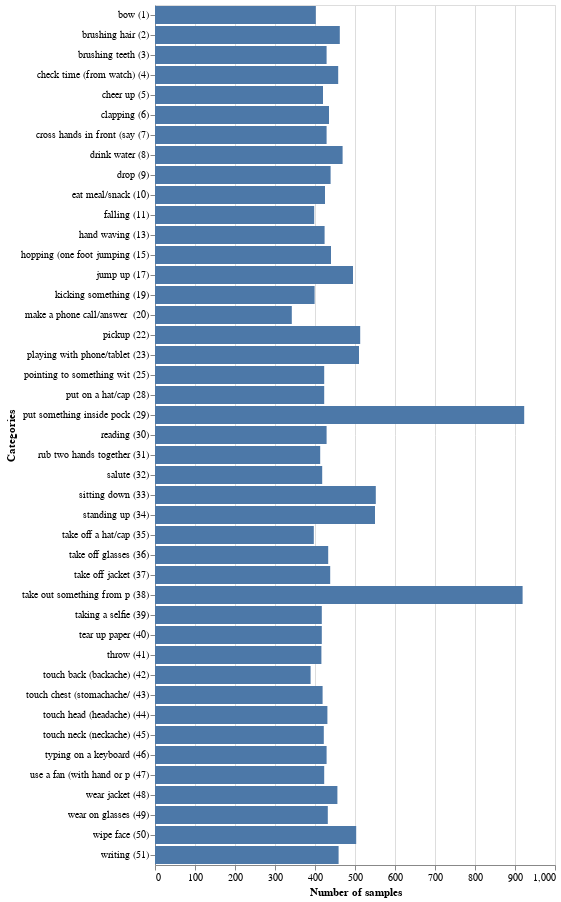

Source (notebook cell):
### Code cell
df = pd.DataFrame({
    'number': [ldf.iloc[k - 1]['Action'][:25] + f' ({k})' for k in opposite_keys], #[str(OPPOSITE_LABELS[int(k)]) for k in  data.keys()],
    'values': list(data.values())
})
alt.Chart(df).mark_bar().encode(
    y=alt.Y(
        'number:O',
        axis=alt.Axis(title='Categories')#, titleFontSize=17, labelFontSize=17)
    ),
    x=alt.X(
        'values:Q',
        axis=alt.Axis(title='Number of samples')#, titleFontSize=17, labelFontSize=17),
    )
)

### Figure 1 — Vega-Lite specification as saved in the notebook (floating-point values rounded to 4 significant figures)
{"config": {"view": {"continuousWidth": 400, "continuousHeight": 300}}, "data": {"name": "data-eaff0f04de71972b5b11c1d0dcf5efcc"}, "mark": "bar", "encoding": {"x": {"type": "quantitative", "axis": {"title": "Number of samples"}, "field": "values"}, "y": {"type": "ordinal", "axis": {"title": "Categories"}, "field": "number"}}, "$schema": "https://vega.github.io/schema/vega-lite/v4.8.1.json", "datasets": {"data-eaff0f04de71972b5b11c1d0dcf5efcc": [{"number": "salute (32)", "values": 418}, {"number": "check time (from watch) (4)", "values": 458}, {"number": "rub two hands together (31)", "values": 413}, {"number": "take out something from p (38)", "values": 919}, {"number": "playing with phone/tablet (23)", "values": 510}, {"number": "taking a selfie (39)", "values": 417}, {"number": "make a phone call/answer  (20)", "values": 342}, {"number": "put something inside pock (29)", "values": 923}, {"number": "drop (9)", "values": 439}, {"number": "pickup (22)", "values": 513}, {"number": "kicking something (19)", "values": 399}, {"number": "throw (41)", "values": 416}, {"number": "drink water (8)", "values": 469}, {"number": "eat meal/snack (10)", "values": 425}, {"number": "touch head (headache) (44)", "values": 431}, {"number": "falling (11)", "values": 398}, {"number": "hopping (one foot jumping (15)", "values": 440}, {"number": "touch neck (neckache) (45)", "values": 422}, {"number": "touch back (backache) (42)", "values": 389}, {"number": "touch chest (stomachache/ (43)", "values": 419}, {"number": "wipe face (50)", "values": 503}, {"number": "brushing teeth (3)", "values": 429}, {"number": "brushing hair (2)", "values": 462}, {"number": "wear jacket (48)", "values": 456}, {"number": "take off jacket (37)", "values": 438}, {"number": "pointing to something wit (25)", "values": 423}, {"number": "sitting down (33)", "values": 552}, {"number": "standing up (34)", "values": 550}, {"number": "clapping (6)", "values": 435}, {"number": "cross hands in front (say (7)", "values": 429}, {"number": "hand waving (13)", "values": 424}, {"number": "jump up (17)", "values": 495}, {"number": "take off glasses (36)", "values": 433}, {"number": "wear on glasses (49)", "values": 432}, {"number": "reading (30)", "values": 429}, {"number": "writing (51)", "values": 459}, {"number": "typing on a keyboard (46)", "values": 429}, {"number": "tear up paper (40)", "values": 417}, {"number": "bow (1)", "values": 402}, {"number": "cheer up (5)", "values": 420}, {"number": "use a fan (with hand or p (47)", "values": 423}, {"number": "take off a hat/cap (35)", "values": 397}, {"number": "put on a hat/cap (28)", "values": 423}]}}
